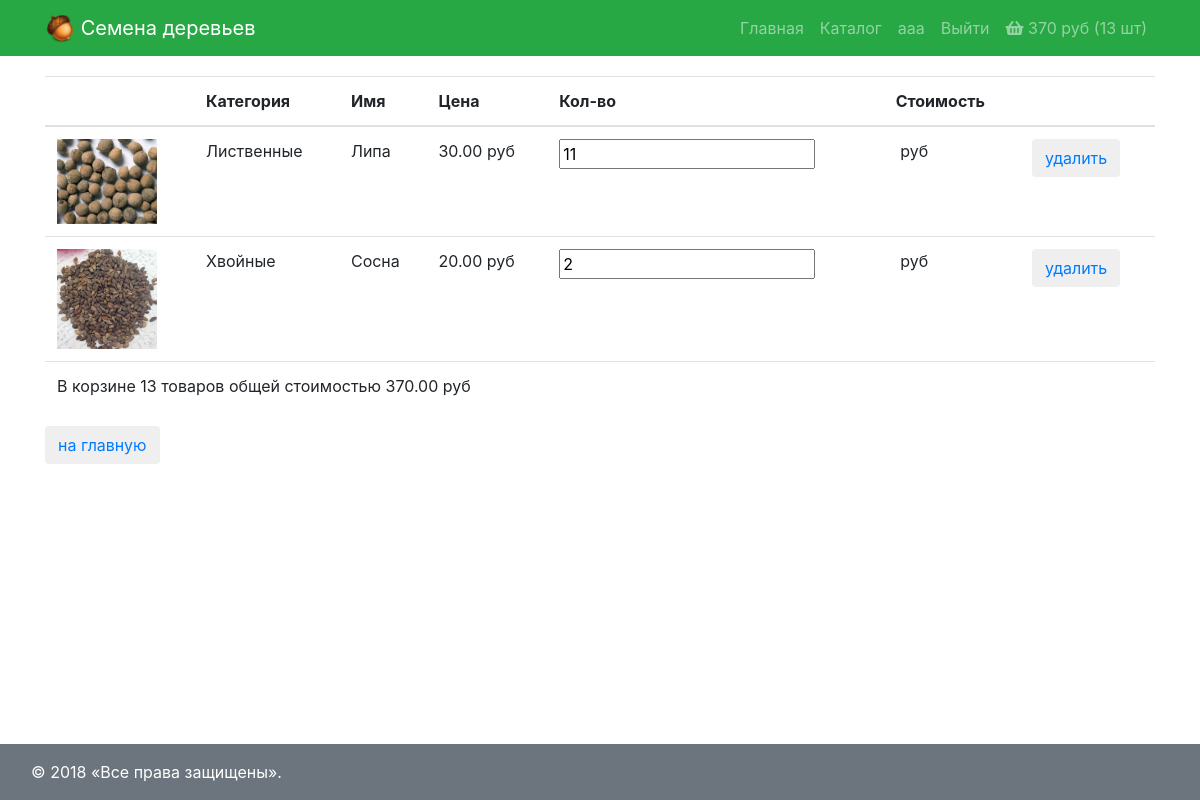
Page /order/ (signed in) on the committed database.
### apps/user/models.py (models this page shows)
class User(AbstractUser):
    avatar = models.ImageField(upload_to='avatars', blank=True)
    age = models.PositiveIntegerField(verbose_name='возраст')

### apps/order/models.py (models this page shows)
class Order(models.Model):
    user = models.ForeignKey(settings.AUTH_USER_MODEL, on_delete=models.CASCADE)
    product = models.ForeignKey(Product, on_delete=models.CASCADE)
    quantity = models.PositiveIntegerField(verbose_name='количество', default=0)
    add_datetime = models.DateTimeField(verbose_name='время', auto_now_add=True)
    @property
    def product_cost(self):
        return self.product.price * self.quantity
    @property
    def total_quantity(self):
        _items = Order.objects.filter(user=self.user)
        _totalquantity = sum(list(map(lambda x: x.quantity, _items)))
        return _totalquantity
    @property
    def total_cost(self):
        _items = Order.objects.filter(user=self.user)
        _totalcost = sum(list(map(lambda x: x.product_cost, _items)))
        return _totalcost

### apps/product/models.py (models this page shows, shortened)
class Product(models.Model):
    category = models.ForeignKey(Category, on_delete=models.CASCADE)
    name = models.CharField(verbose_name='имя продукта', max_length=128)
    image = models.ImageField(upload_to='images', blank=True)
    short_desc = models.CharField(verbose_name='кратко', max_length=1024, blank=True)
    description = models.TextField(verbose_name='подробно', blank=True)
    price = models.DecimalField(verbose_name='цена', max_digits=8, decimal_places=2, default=0)
    quantity = models.PositiveIntegerField(verbose_name='склад', default=0)

class Category(models.Model):
    name = models.CharField(verbose_name='имя', max_length=64, unique=True)
    description = models.TextField(verbose_name='описание', blank=True)

### apps/order/views.py (the view)
# urls.py: url(r'^(\d+)/(\d+)$', product.view, name='view'),
@login_required
def view(request):
    title = 'корзина'
    basket_items = Order.objects.filter(user=request.user).order_by('product__category')
    return render(request, 'order/view.html', {'title': title, 'order_items': basket_items})

### apps/order/context_processors/header.py (called while the page is built)
def widget(request):
    return {'order': Order.objects.filter(user=request.user) if request.user.is_authenticated else []}

### templates/order/view.html
{% extends 'layout.html' %} {% block content %}
<table class="table">
    <thead>
        <tr>
            <th scope="col"></th>
            <th scope="col">Категория</th>
            <th scope="col">Имя</th>
            <th scope="col">Цена</th>
            <th scope="col">Кол-во</th>
            <th scope="col">Стоимость</th>
            <th scope="col"></th>
        </tr>
    </thead>
    <tbody>
        {% for item in order_items %}
        <tr>
            <td><img src="/media/{{ item.product.image }}" alt="{{ item.product.short_desc }}"></td>
            <td>{{ item.product.category.name }}</td>
            <td>{{ item.product.name }}</td>
            <td>{{ item.product.price }}&nbspруб</td>
            <td><input type="number" name="{{ item.pk }}" min="0" value="{{ item.quantity }}"></td>
            <td>{{ item.cost }}&nbspруб</td>
            <td><button class="btn btn-round"><a href="{% url 'order:remove' item.pk %}" class="">удалить</a></button></td>
        </tr>
        {% endfor %}
    </tbody>
    <tfoot>
        <tr>
            <td colspan="7">
                {% if order_items %}
                    В корзине {{ order_items.0.total_quantity }} товаров общей стоимостью {{ order_items.0.total_cost }} руб
                {% endif %}
            </td>
        </tr>
    </tfoot>
</table>
<button class="btn btn-round"><a href="{% url 'main' %}">на главную</a></button>
{% endblock %}

### templates/layout.html (shortened to what this page needs)
{% load staticfiles %}
<!DOCTYPE html>
<html lang="en">
<head>
    {% block css %}
        <link rel="stylesheet" type="text/css" href="{% static 'css/bootstrap.min.css' %}">
        <link rel="stylesheet" type="text/css" href="{% static 'css/style.css' %}">
        <link rel="stylesheet" href="https://use.fontawesome.com/releases/v5.3.1/css/all.css">
    {% endblock %}
</head>
<body>
<nav class="navbar navbar-expand-lg navbar-dark bg-success fixed-top">
    <div class="container">
        <a class="navbar-brand" href="{% url 'main' %}">
            <img src="{% static 'images/icon.png' %}" width="30" height="30" class="d-inline-block align-top" alt="">
            Семена деревьев
        </a>
        <div class="collapse navbar-collapse" id="navbarResponsive">
            <ul class="navbar-nav ml-auto">
                {% block menu %}
                    <li class="nav-item {% if request.resolver_match.url_name == 'main' %}active{% endif %}">
                        <a class="nav-link" href="{% url 'main' %}">Главная</a>
                    </li>
                    <li class="nav-item {% if request.resolver_match.namespace == 'product' %}active{% endif %}">
                        <a class="nav-link" href="{% url 'product:index' %}">Каталог</a>
                    </li>
                    {% if user.is_authenticated %}
                        <li><a href="{% url 'user:edit' %}" class="nav-link">{{ user.first_name|default:'Пользователь' }}</a></li>
                    {% endif %}
                    <li>
                        {% if user.is_authenticated %}
                            <a href="{% url 'user:logout' %}" class="nav-link">Выйти</a>
                        {% else %}
                            <a href="{% url 'user:login' %}" class="nav-link">Войти</a>
                        {% endif %}
                    </li>
                {% endblock %}
                <li>
                    <a href="{% url 'order:view' %}" class="nav-link">
                        <i class="fas fa-shopping-basket"></i>
                        <span>{% if order %}{{ order.0.total_cost|floatformat:0 }} руб ({{ order.0.total_quantity }} шт){% endif %}</span>
                    </a>
                </li>
            </ul>
        </div>
    </div>
</nav>
<div class="container">
    {% block content %}{% endblock %}
</div>
<footer class="fixed-bottom bg-secondary">
    {% block footer %}<div class="container text-white m-3">© 2018 «Все права защищены».</div>{% endblock %}
</footer>
</body>
</html>

### static/css/style.css (style rules this page uses)
body { padding-top: 74px; }
@media (min-width: 992px) { body { padding-top: 76px; } }
table img { width: 100px; }

### rows in the picture
User: first_name "aaa"
Order: user+product+quantity "370", user+quantity "13", product.image (picture), product.category.name "Лиственные", product.name "Липа", product.price "30.00", pk "11", user+product+quantity "370.00"
Order: product.image (picture), product.category.name "Хвойные", product.name "Сосна", product.price "20.00", quantity "2"
